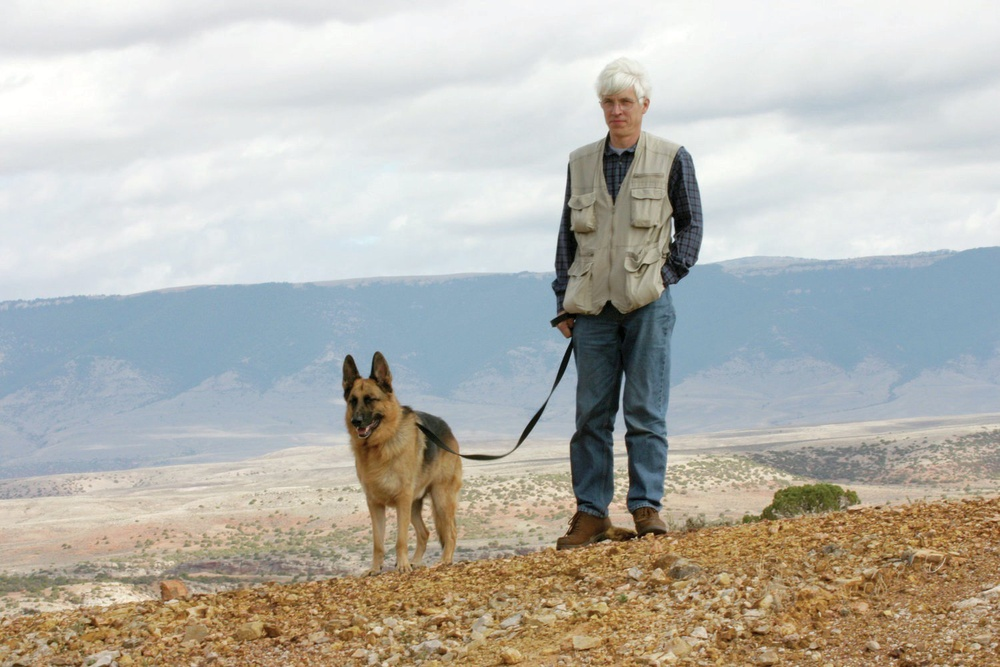
//> input picture Classwork/Smbat_Mary/OpenCV/EdgeDetection/image.jpg, 1000 x 667 px, shrunk from 1500 x 1000 before the run
$ ./main image.jpg   (built with g++ and OpenCV 4)
//> lines starting //> are read from the running program, lines starting //| are printed output that depends on the picture; after the words box and inside, x2 and y2 are one past the last pixel; in counts of white or black regions, pixels touching at a corner belong together
#include "opencv2/opencv.hpp"
#include <iostream>

using namespace cv;
int MAX_KERNEL_LENGTH = 31;

int main(int argc, char** argv) {
    if (argc != 2) {
        std::cout << "Error: Missing command line argumanets.\n\tUsage: ./EdgeDetection <image_path>" << std::endl;
        return -1;
    }

    String path = argv[1];
    // Read image
    Mat image = imread(path);
//> image is the input picture: 667 rows x 1000 cols, CV_8UC3; mean B, G, R 174.4, 181.7, 183.3
    if (!image.data) {
        std::cout << "Image not found" << std::endl;
        return -1;
    }
    namedWindow("Image", 1);
    imshow("Image", image);

    // Blur and show image
    Mat blurImage = image.clone();
    bilateralFilter(image, blurImage, 30, 150, 10, 1);
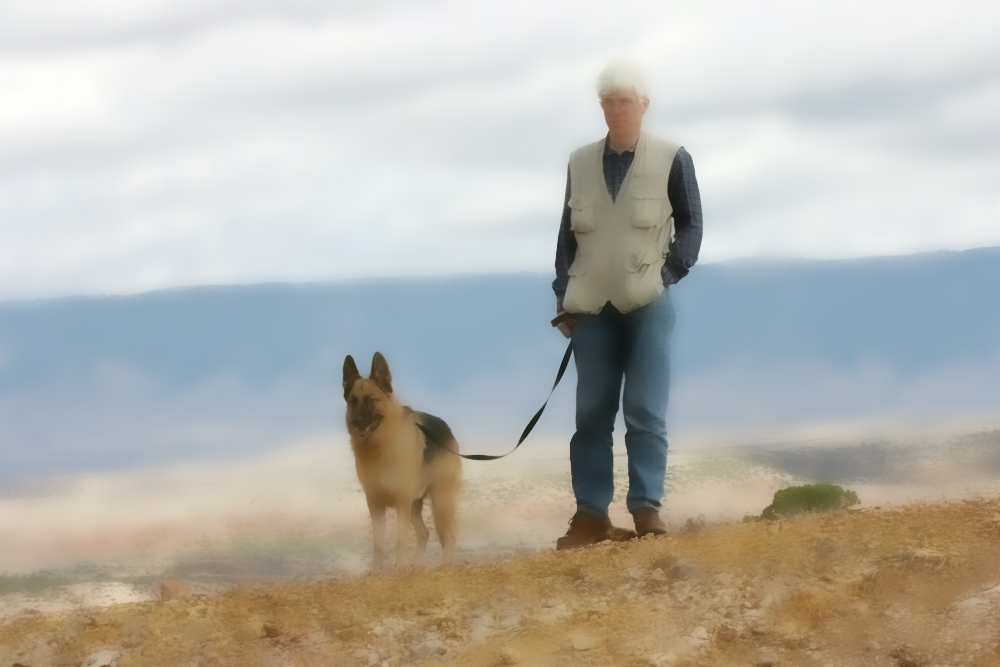
//> blurImage: 667 rows x 1000 cols, CV_8UC3; mean B, G, R 174.5, 181.8, 183.4
    namedWindow("Blur image", 1);
    imshow("Blur image", blurImage);

    // Grayscale image
    cvtColor(blurImage, blurImage, CV_BGR2GRAY);
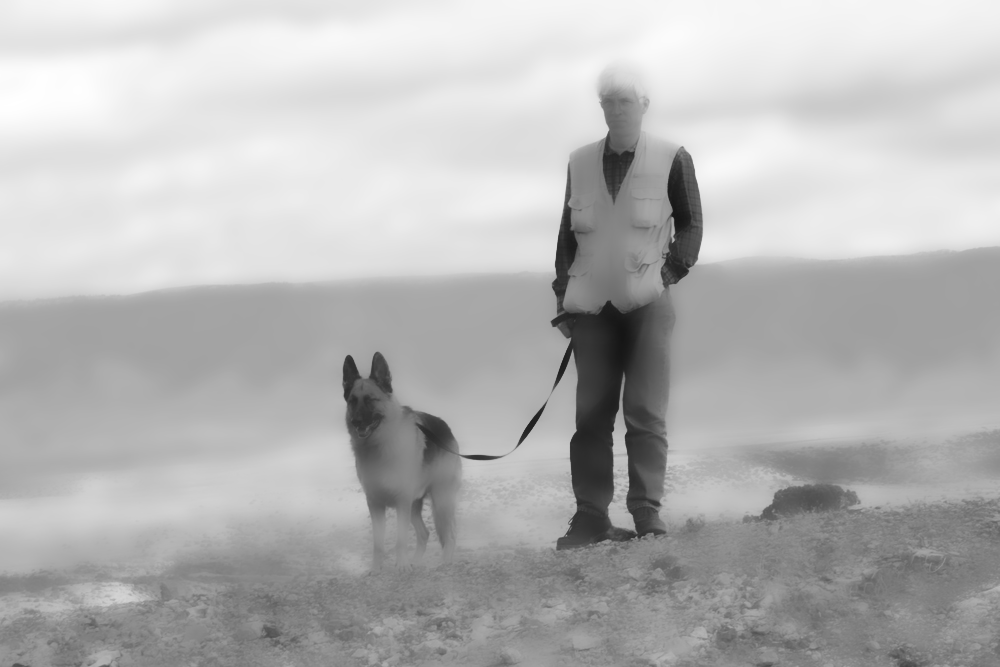
//> blurImage: 667 rows x 1000 cols, CV_8UC1; min 21, max 255, mean 181.5

    // Apply Canny filter to image and show
    Mat cannyImage;
    int lowThreshold = 100;
    int ratio = 3;
    int kernel_size = 3;
    Canny(blurImage, cannyImage, lowThreshold, lowThreshold * ratio, kernel_size);
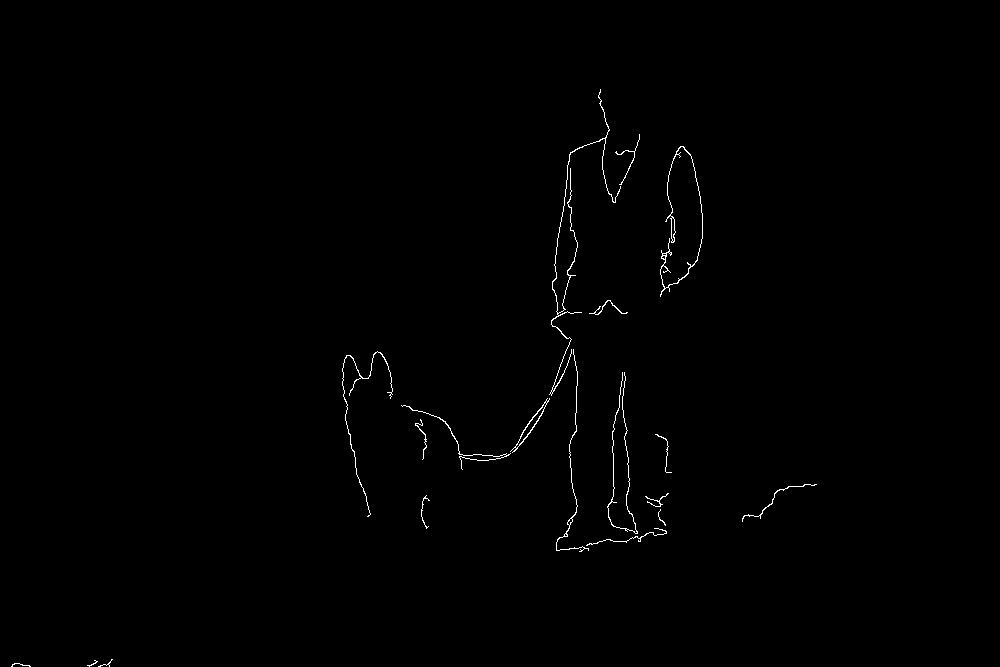
//> cannyImage: 667 rows x 1000 cols, CV_8UC1; 0.49% white in thin lines or dots, all inside (x1, y1, x2, y2) = (11, 89, 817, 667)
    namedWindow("Canny image", 1);
    imshow("Canny image", cannyImage);

    // Find contours
    std::vector<std::vector<Point> > contours;
    Mat contourImage = cannyImage.clone();
    findContours(contourImage, contours, CV_RETR_LIST, CV_CHAIN_APPROX_NONE);
//> contours = 32 contours, 21 with area under 20; largest, box (x1, y1, x2, y2) and area: (510, 398, 550, 453) 267, (515, 402, 547, 449) 209, (660, 146, 703, 297) 158, (549, 89, 621, 396) 92, (671, 217, 676, 242) 64

    // Draw contours
    Mat contourOutput(image.size(), CV_8UC3, Scalar(0,0,0));
    Scalar colors[2];
    colors[0] = Scalar(255, 0, 127);
    colors[1] = Scalar(0, 76, 153);
    for (size_t i = 0; i < contours.size(); i++) {
        Rect r = boundingRect(contours[i]);
        drawContours(contourOutput, contours, i, colors[1]);
    }
//> this loop made 32 passes
//> r on passes 1 to 12: Rect(11, 663, 20, 4), Rect(87, 660, 11, 7), Rect(98, 659, 15, 8), Rect(564, 533, 4, 4), Rect(625, 528, 3, 3), Rect(586, 528, 81, 18), Rect(567, 518, 6, 8), Rect(658, 509, 8, 17), Rect(421, 495, 9, 34), Rect(645, 493, 24, 14), Rect(742, 484, 75, 38), Rect(655, 434, 17, 39)
    namedWindow("Contour image", 1);
    imshow("Contour image", contourOutput);

    waitKey(0);
    return 0;
}
